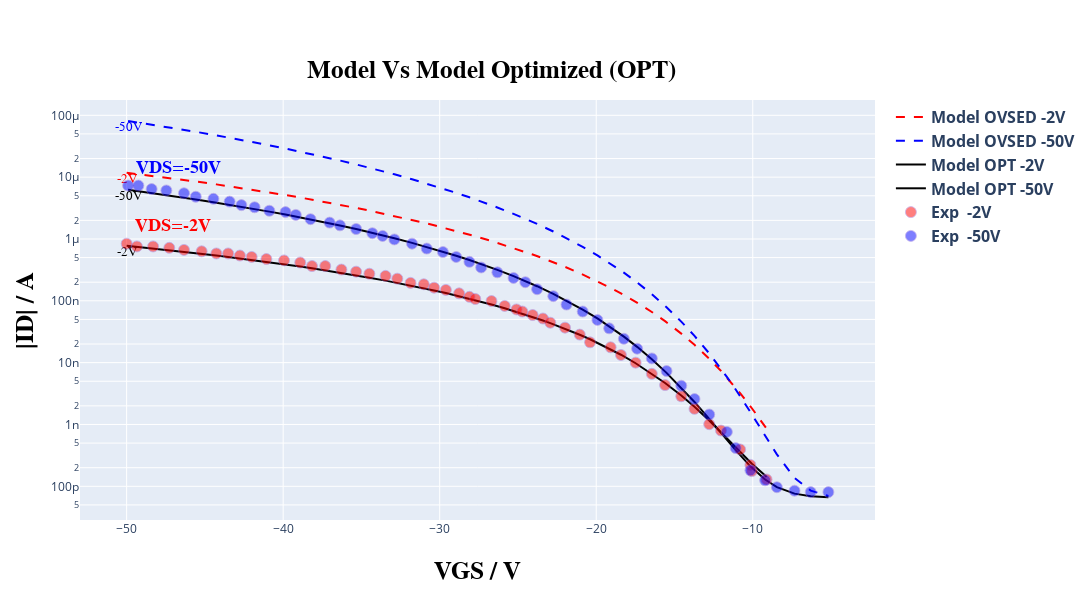
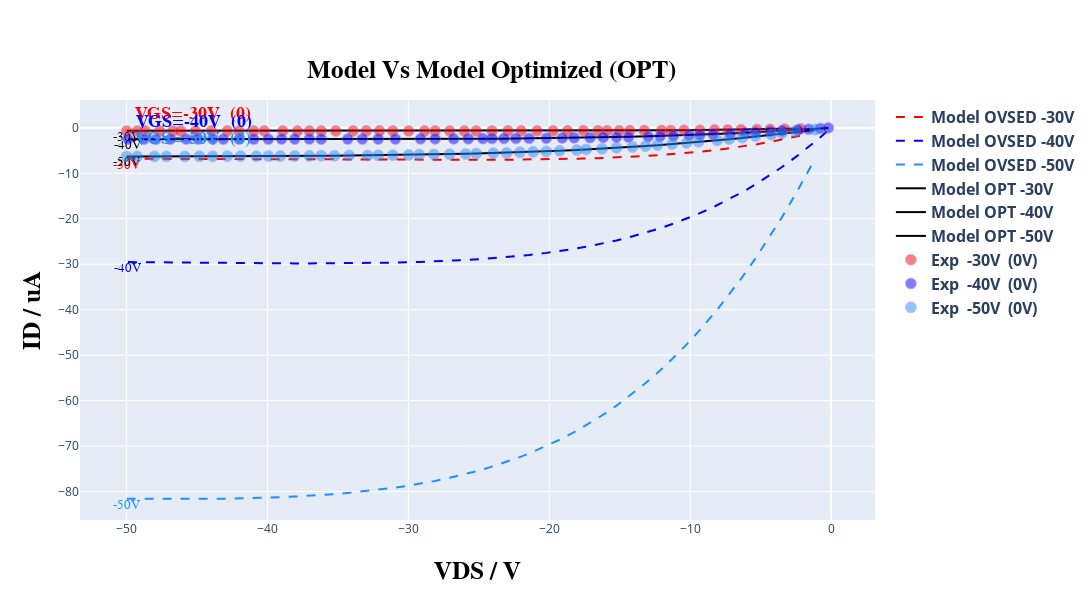

The notebook cell these images were saved under, in order:
### Markdown cell above
### **Comparing** ✅

---
This section aims to evaluate the model's performance relative to the initial data. Visual observation allows assessing whether the model significantly outperformed the initial coefficients.

In this section, simply execute the cells below; no explicit modifications are required.

---

### Code cell
# @title #### **Print grafics plots of model Optimizad and model data.** { run: "auto" }
# @markdown ### ***Choice the plot that you want to view:***
# @markdown ---
option = 'show both curves comp' # @param ["Show Transfer curve opt", "Show output curve opt", "show both curves opt", "Show Transfer curve comp", "Show output curve comp", "show both curves comp"]

model_opt = create_optimized_model(read, TFTModel, n_points, type_curve_plot, coeff_opt, input_voltage, Vv, load_idleak, width_t, count_transfer, tp_tst, experimental_data_scale_transfer, current_typic, resistance, current)

in_model_data_opt, in_exp_data_opt, out_model_data_opt, out_exp_data_opt, in_model_data_comp, in_exp_data_comp, out_model_data_comp, out_exp_data_comp = get_model_data(read, count_transfer, count_output, Vv, Id, model_opt, model, compare=True)

plot_curves(option, plot, list_tension, list_tension_shift, count_transfer, in_model_data_comp, out_model_data_comp, in_exp_data_comp, out_exp_data_comp, shift_list, select_files, current_typic, type_curve_plot, compare=True)

read.compute_relative_distance(Id, model_opt)
print('\n\n\n\n\n')
